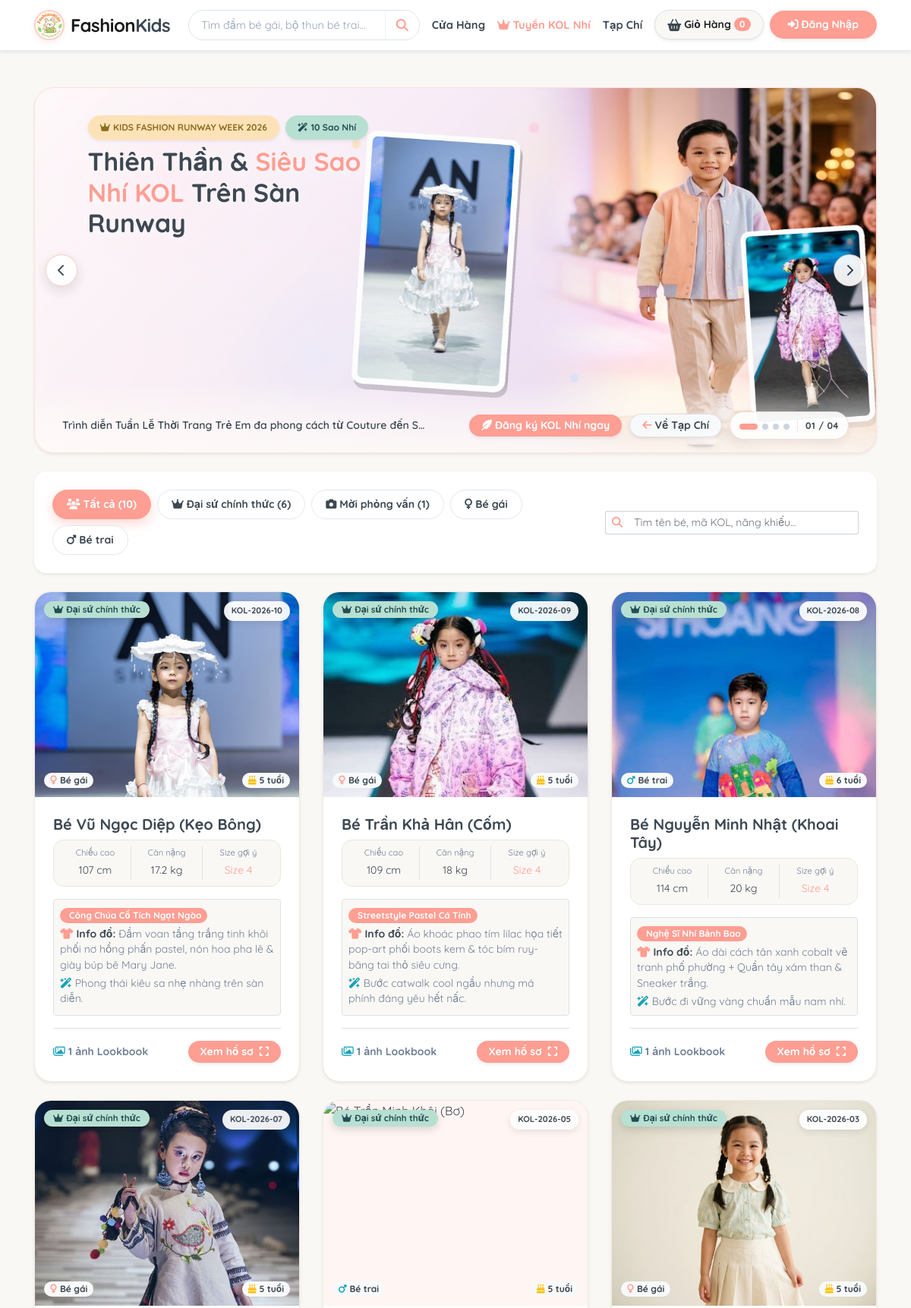
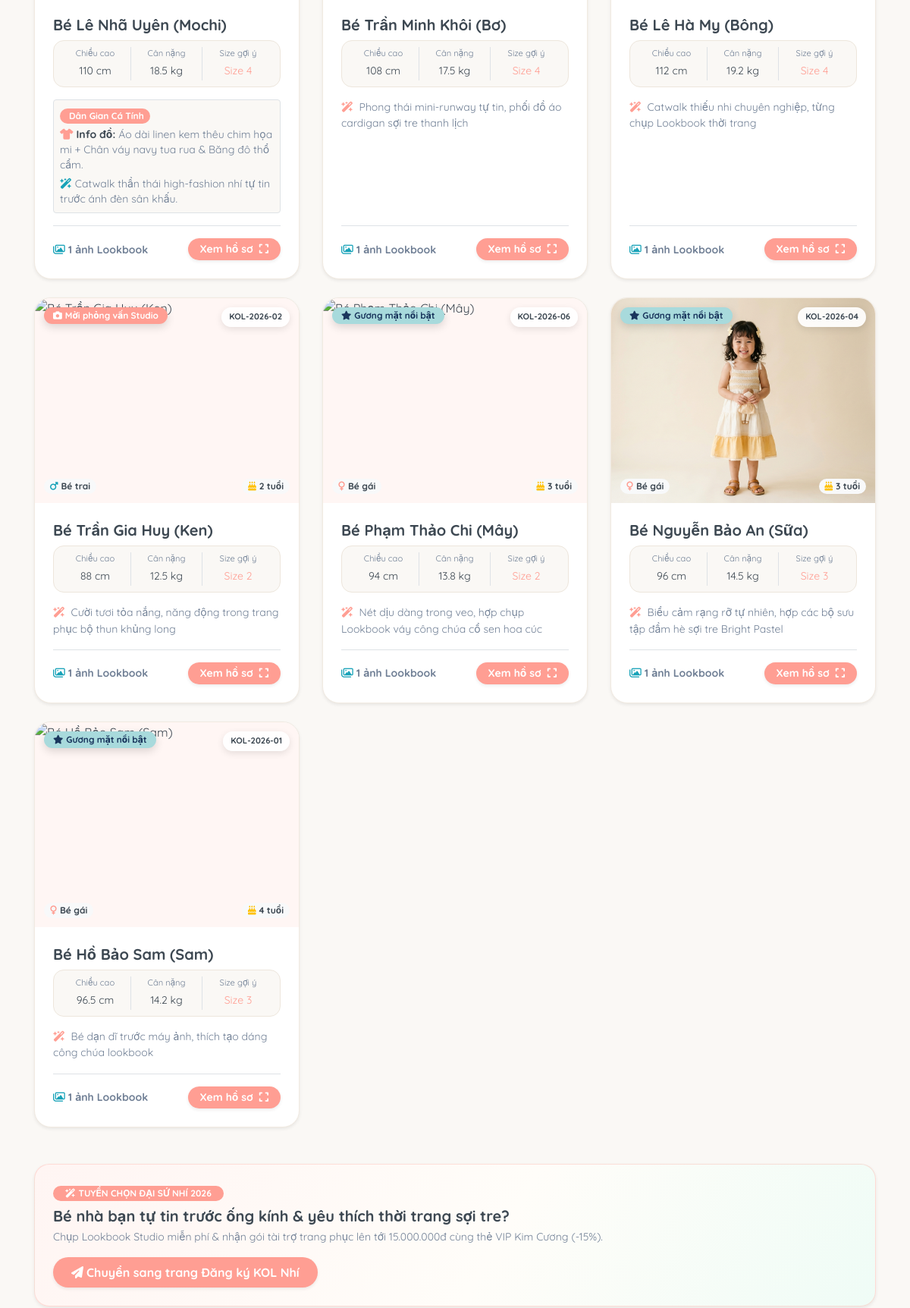
The page /views/pages/kol-stars.php (upper part) on the database its author committed (2 pictures, top to bottom).
### tables this page shows
CREATE TABLE `lnkt_dang_ky_kol_nhi` (
    `ma_ho_so` INT AUTO_INCREMENT PRIMARY KEY,
    `ma_nguoi_dung` INT NULL,
    `ho_ten_phu_huynh` VARCHAR(100) NOT NULL,
    `so_dien_thoai` VARCHAR(20) NOT NULL,
    `thu_dien_tu` VARCHAR(100) NOT NULL,
    `ho_ten_be` VARCHAR(100) NOT NULL,
    `ngay_sinh_be` DATE NOT NULL,
    `gioi_tinh_be` ENUM('be_trai', 'be_gai') NOT NULL,
    `chieu_cao_be` FLOAT NOT NULL,
    `can_nang_be` FLOAT NOT NULL,
    `danh_sach_anh` TEXT NOT NULL,
    `nang_khieu_kinh_nghiem` TEXT NULL,
    `trang_thai_duyet` ENUM('cho_duyet', 'moi_phong_van', 'trung_tuyen', 'tu_choi') NOT NULL DEFAULT 'cho_duyet',
    `ngay_nop_ho_so` DATETIME NOT NULL DEFAULT CURRENT_TIMESTAMP,
    CONSTRAINT `kn_kol_nguoi_dung` 
        FOREIGN KEY (`ma_nguoi_dung`) REFERENCES `hgb_nguoi_dung`(`ma_nguoi_dung`) 
        ON DELETE SET NULL ON UPDATE CASCADE
);

### views/pages/kol-stars.php (the view, shortened to what the rows shown need)
<?php
require_once __DIR__ . "/../layouts/header.php";
require_once __DIR__ . "/../../models/RealtimeContentModel.php";
require_once __DIR__ . "/../partials/editorial-carousel.php";
$rtModel = new RealtimeContentModel();
$allApplications = $rtModel->getKolApplications();
$kolStars = array_values(array_filter($allApplications, static function ($item) {
    return ($item['status'] ?? 'cho_duyet') !== 'tu_choi';
}));
$statusPriority = [
    'trung_tuyen'   => 1,
    'moi_phong_van' => 2,
    'cho_duyet'     => 3,
];
usort($kolStars, static function ($a, $b) use ($statusPriority) {
    $pa = $statusPriority[$a['status'] ?? 'cho_duyet'] ?? 9;
    $pb = $statusPriority[$b['status'] ?? 'cho_duyet'] ?? 9;
    if ($pa !== $pb) {
        return $pa <=> $pb;
    }
    return ((int)($b['id'] ?? 0)) <=> ((int)($a['id'] ?? 0));
});
$requestedKolId = isset($_GET['kol_id']) ? (int)$_GET['kol_id'] : 0;
?>
<div class="container my-4 my-md-5" id="fk_kol_stars_directory">
    <div class="row" id="fk_kolStarsGrid">
        <?php foreach ($kolStars as $star):
            $st = $star['status'] ?? 'cho_duyet';
            $badgeMap = [
                'trung_tuyen'   => ['Đại sứ chính thức', 'badge-mint', 'fa-crown'],
                'moi_phong_van' => ['Mời phỏng vấn Studio', 'badge-peach', 'fa-camera'],
                'cho_duyet'     => ['Gương mặt nổi bật', 'badge-sky', 'fa-star'],
            ];
            $bInfo = $badgeMap[$st] ?? $badgeMap['cho_duyet'];
            $genderKey   = ($star['gender'] ?? 'be_gai') === 'be_trai' ? 'be_trai' : 'be_gai';
            $genderLabel = $genderKey === 'be_trai' ? 'Bé trai' : 'Bé gái';
            $heightVal   = (float)($star['height_cm'] ?? 95);
            $weightVal   = (float)($star['weight_kg'] ?? 14);
            $sizeSuggest = 'Size 3 (3–4T)';
            if ($heightVal < 85 || $weightVal < 11.5) $sizeSuggest = 'Size 1 (1–2T)';
            elseif ($heightVal < 95 || $weightVal < 14) $sizeSuggest = 'Size 2 (2–3T)';
            elseif ($heightVal < 105 || $weightVal < 17) $sizeSuggest = 'Size 3 (3–4T)';
            elseif ($heightVal < 115 || $weightVal < 21) $sizeSuggest = 'Size 4 (4–5T)';
            else $sizeSuggest = 'Size 5 (5–6T)';
            $photosJson = htmlspecialchars(json_encode(array_values($star['photos'] ?? [$star['image']]), JSON_UNESCAPED_SLASHES), ENT_QUOTES, 'UTF-8');
            $searchBlob = mb_strtolower(($star['baby_name'] ?? '') . ' ' . ($star['code'] ?? '') . ' ' . ($star['talent'] ?? '') . ' ' . $genderLabel . ' ' . ($star['age_label'] ?? ''), 'UTF-8');
        ?>
            <div class="col-12 col-md-6 col-lg-4 mb-4 fk-kol-star-col"
                 data-id="<?= (int)$star['id'] ?>"
                 data-status="<?= htmlspecialchars($st) ?>"
                 data-gender="<?= htmlspecialchars($genderKey) ?>"
                 data-search="<?= htmlspecialchars($searchBlob) ?>">
                <div class="card fk-kol-dir-card h-100 shadow-sm border-0 <?= $requestedKolId === (int)$star['id'] ? 'fk-kol-highlight-ring' : '' ?>">
                    <div class="fk-kol-dir-photo-wrap">
                        <img src="<?= htmlspecialchars($star['image']) ?>"
                             alt="<?= htmlspecialchars($star['baby_name']) ?>"
                             class="fk-kol-dir-photo"
                             onerror="this.onerror=null;this.src='/FashionKids/images/kol/kol-bao-sam.jpg';">
                        <span class="badge <?= $bInfo[1] ?> fk-kol-dir-status">
                            <i class="fa-solid <?= $bInfo[2] ?> mr-1"></i><?= $bInfo[0] ?>
                        </span>
                        <span class="fk-kol-dir-code">
                            <?= htmlspecialchars($star['code'] ?? 'KOL-2026') ?>
                        </span>
                        <div class="fk-kol-dir-bottom-bar">
                            <span class="badge badge-light text-slate px-2 py-1 rounded-pill font-weight-bold">
                                <i class="fa-solid <?= $genderKey === 'be_trai' ? 'fa-mars text-info' : 'fa-venus text-peach' ?> mr-1"></i><?= $genderLabel ?>
                            </span>
                            <span class="badge badge-light text-slate px-2 py-1 rounded-pill font-weight-bold">
                                <i class="fa-solid fa-cake-candles text-warning mr-1"></i><?= htmlspecialchars($star['age_label']) ?>
                            </span>
                        </div>
                    </div>
                    <div class="card-body p-4 d-flex flex-column">
                        <h5 class="font-weight-bold text-slate mb-2">
                            <?= htmlspecialchars($star['baby_name']) ?>
                        </h5>
                        <div class="row no-gutters fk-kol-metrics-box p-2 mb-3 text-center">
                            <div class="col-4 border-right">
                                <small class="text-muted-custom d-block" style="font-size: 0.7rem;">Chiều cao</small>
                                <strong class="text-slate small"><?= rtrim(rtrim(number_format($heightVal, 1, '.', ''), '0'), '.') ?> cm</strong>
                            </div>
                            <div class="col-4 border-right">
                                <small class="text-muted-custom d-block" style="font-size: 0.7rem;">Cân nặng</small>
                                <strong class="text-slate small"><?= rtrim(rtrim(number_format($weightVal, 1, '.', ''), '0'), '.') ?> kg</strong>
                            </div>
                            <div class="col-4">
                                <small class="text-muted-custom d-block" style="font-size: 0.7rem;">Size gợi ý</small>
                                <strong class="text-peach small"><?= htmlspecialchars(explode(' ', $sizeSuggest)[0] . ' ' . (explode(' ', $sizeSuggest)[1] ?? '')) ?></strong>
                            </div>
                        </div>
                        <?php
                        $rawTalent  = (string)($star['talent'] ?? '');
                        $styleTitle = (string)($star['style_tag'] ?? '');
                        $outfitInfo = (string)($star['outfit_info'] ?? '');
                        $noteTalent = $rawTalent;
                        if ($outfitInfo === '' && preg_match('/^Phong cách:\s*([^•]+?)\s*•\s*Outfit:\s*(.+)$/u', $rawTalent, $tm)) {
                            if ($styleTitle === '') {
                                $styleTitle = trim($tm[1]);
                            }
                            $parts      = preg_split('/(?<=\.)\s+/u', trim($tm[2]), 2);
                            $outfitInfo = trim($parts[0] ?? $tm[2]);
                            $noteTalent = trim($parts[1] ?? '');
                        }
                        ?>
                        <?php if ($styleTitle !== '' || $outfitInfo !== ''): ?>
                            <div class="rounded bg-milk-cream border p-2 mb-3 flex-grow-1" style="line-height: 1.45;">
                                <?php if ($styleTitle !== ''): ?>
                                    <div class="mb-1">
                                        <span class="badge badge-pill badge-peach px-2 py-1 small">
                                            <i class="fa-solid fa-sparkles mr-1"></i><?= htmlspecialchars($styleTitle) ?>
                                        </span>
                                    </div>
                                <?php endif; ?>
                                <?php if ($outfitInfo !== ''): ?>
                                    <div class="small text-slate font-weight-bold mb-1">
                                        <i class="fa-solid fa-shirt text-peach mr-1"></i>Info đồ: <span class="font-weight-normal text-muted-custom"><?= htmlspecialchars($outfitInfo) ?></span>
                                    </div>
                                <?php endif; ?>
                                <?php if ($noteTalent !== ''): ?>
                                    <small class="text-muted-custom d-block">
                                        <i class="fa-solid fa-wand-magic-sparkles text-info mr-1"></i><?= htmlspecialchars($noteTalent) ?>
                                    </small>
                                <?php endif; ?>
                            </div>
                        <?php else: ?>
                            <p class="text-muted-custom small mb-3 flex-grow-1" style="line-height: 1.55;">
                                <i class="fa-solid fa-wand-magic-sparkles text-peach mr-1"></i>
                                <?= htmlspecialchars($rawTalent) ?>
                            </p>
                        <?php endif; ?>
                        <div class="pt-3 border-top d-flex align-items-center justify-content-between">
                            <small class="text-muted-custom font-weight-bold">
                                <i class="fa-regular fa-images text-info mr-1"></i><?= count($star['photos'] ?? [$star['image']]) ?> ảnh Lookbook
                            </small>
                            <button type="button"
                                    class="btn btn-pastel-primary btn-sm rounded-pill px-3 py-1 font-weight-bold shadow-sm fk-btn-open-kol-modal"
                                    data-id="<?= (int)$star['id'] ?>"
                                    data-code="<?= htmlspecialchars($star['code'] ?? '') ?>"
                                    data-name="<?= htmlspecialchars($star['baby_name']) ?>"
                                    data-age="<?= htmlspecialchars($star['age_label']) ?>"
                                    data-gender="<?= htmlspecialchars($genderLabel) ?>"
                                    data-height="<?= htmlspecialchars((string)$heightVal) ?>"
                                    data-weight="<?= htmlspecialchars((string)$weightVal) ?>"
                                    data-size="<?= htmlspecialchars($sizeSuggest) ?>"
                                    data-status="<?= htmlspecialchars($bInfo[0]) ?>"
                                    data-badge="<?= htmlspecialchars($bInfo[1]) ?>"
                                    data-talent="<?= htmlspecialchars($star['talent']) ?>"
                                    data-guardian="<?= htmlspecialchars($star['guardian_name'] ?? 'Phụ huynh đồng hành') ?>"
                                    data-photos="<?= $photosJson ?>"
                                    onclick="fkOpenKolStarModal(this)">
                                Xem hồ sơ <i class="fa-solid fa-expand ml-1"></i>
                            </button>
                        </div>
                    </div>
                </div>
            </div>
        <?php endforeach; ?>
    </div>
</div>
<?php require_once __DIR__ . "/../layouts/footer.php"; ?>

### rows shown on the page
lnkt_dang_ky_kol_nhi: shows a picture, trang_thai_duyet "Đại sứ chính thức", code "KOL-2026-10", gioi_tinh_be "Bé gái", age_label "5 tuổi", ho_ten_be "Bé Vũ Ngọc Diệp (Kẹo Bông)", chieu_cao_be "107", can_nang_be "17.2", chieu_cao_be+can_nang_be "Size 4", styleTitle "Công Chúa Cổ Tích Ngọt Ngào", outfitInfo "Đầm voan tầng trắng tinh khôi phối nơ hồng phấn pastel, nón hoa pha lê & giày búp bê Mary Jane.", noteTalent "Phong thái kiêu sa nhẹ nhàng trên sàn diễn.", count($star['photos'] ?? [$star['image']]) "1"
lnkt_dang_ky_kol_nhi: shows a picture, trang_thai_duyet "Đại sứ chính thức", code "KOL-2026-09", gioi_tinh_be "Bé gái", age_label "5 tuổi", ho_ten_be "Bé Trần Khả Hân (Cốm)", chieu_cao_be "109", can_nang_be "18", chieu_cao_be+can_nang_be "Size 4", styleTitle "Streetstyle Pastel Cá Tính", outfitInfo "Áo khoác phao tím lilac họa tiết pop-art phối boots kem & tóc bím ruy-băng tai thỏ siêu cưng.", noteTalent "Bước catwalk cool ngầu nhưng má phính đáng yêu hết nấc.", count($star['photos'] ?? [$star['image']]) "1"
lnkt_dang_ky_kol_nhi: shows a picture, trang_thai_duyet "Đại sứ chính thức", code "KOL-2026-08", gioi_tinh_be "Bé trai", age_label "6 tuổi", ho_ten_be "Bé Nguyễn Minh Nhật (Khoai Tây)", chieu_cao_be "114", can_nang_be "20", chieu_cao_be+can_nang_be "Size 4", styleTitle "Nghệ Sĩ Nhí Bảnh Bao", outfitInfo "Áo dài cách tân xanh cobalt vẽ tranh phố phường + Quần tây xám than & Sneaker trắng.", noteTalent "Bước đi vững vàng chuẩn mẫu nam nhí.", count($star['photos'] ?? [$star['image']]) "1"
lnkt_dang_ky_kol_nhi: shows a picture, trang_thai_duyet "Đại sứ chính thức", code "KOL-2026-07", gioi_tinh_be "Bé gái", age_label "5 tuổi", ho_ten_be "Bé Lê Nhã Uyên (Mochi)", chieu_cao_be "110", can_nang_be "18.5", chieu_cao_be+can_nang_be "Size 4", styleTitle "Dân Gian Cá Tính", outfitInfo "Áo dài linen kem thêu chim họa mi + Chân váy navy tua rua & Băng đô thổ cẩm.", noteTalent "Catwalk thần thái high-fashion nhí tự tin trước ánh đèn sân khấu.", count($star['photos'] ?? [$star['image']]) "1"
lnkt_dang_ky_kol_nhi: trang_thai_duyet "Đại sứ chính thức", code "KOL-2026-05", gioi_tinh_be "Bé trai", age_label "5 tuổi", ho_ten_be "Bé Trần Minh Khôi (Bơ)", chieu_cao_be "108", can_nang_be "17.5", chieu_cao_be+can_nang_be "Size 4", nang_khieu_kinh_nghiem "Phong thái mini-runway tự tin, phối đồ áo cardigan sợi tre thanh lịch", count($star['photos'] ?? [$star['image']]) "1"
lnkt_dang_ky_kol_nhi: shows a picture, trang_thai_duyet "Đại sứ chính thức", code "KOL-2026-03", gioi_tinh_be "Bé gái", age_label "5 tuổi", ho_ten_be "Bé Lê Hà My (Bông)", chieu_cao_be "112", can_nang_be "19.2", chieu_cao_be+can_nang_be "Size 4", nang_khieu_kinh_nghiem "Catwalk thiếu nhi chuyên nghiệp, từng chụp Lookbook thời trang", count($star['photos'] ?? [$star['image']]) "1"
lnkt_dang_ky_kol_nhi: trang_thai_duyet "Mời phỏng vấn Studio", code "KOL-2026-02", gioi_tinh_be "Bé trai", age_label "2 tuổi", ho_ten_be "Bé Trần Gia Huy (Ken)", chieu_cao_be "88", can_nang_be "12.5", chieu_cao_be+can_nang_be "Size 2", nang_khieu_kinh_nghiem "Cười tươi tỏa nắng, năng động trong trang phục bộ thun khủng long", count($star['photos'] ?? [$star['image']]) "1"
lnkt_dang_ky_kol_nhi: trang_thai_duyet "Gương mặt nổi bật", code "KOL-2026-06", gioi_tinh_be "Bé gái", age_label "3 tuổi", ho_ten_be "Bé Phạm Thảo Chi (Mây)", chieu_cao_be "94", can_nang_be "13.8", chieu_cao_be+can_nang_be "Size 2", nang_khieu_kinh_nghiem "Nét dịu dàng trong veo, hợp chụp Lookbook váy công chúa cổ sen hoa cúc", count($star['photos'] ?? [$star['image']]) "1"
lnkt_dang_ky_kol_nhi: shows a picture, trang_thai_duyet "Gương mặt nổi bật", code "KOL-2026-04", gioi_tinh_be "Bé gái", age_label "3 tuổi", ho_ten_be "Bé Nguyễn Bảo An (Sữa)", chieu_cao_be "96", can_nang_be "14.5", chieu_cao_be+can_nang_be "Size 3", nang_khieu_kinh_nghiem "Biểu cảm rạng rỡ tự nhiên, hợp các bộ sưu tập đầm hè sợi tre Bright Pastel", count($star['photos'] ?? [$star['image']]) "1"
lnkt_dang_ky_kol_nhi: trang_thai_duyet "Gương mặt nổi bật", code "KOL-2026-01", gioi_tinh_be "Bé gái", age_label "4 tuổi", ho_ten_be "Bé Hồ Bảo Sam (Sam)", chieu_cao_be "96.5", can_nang_be "14.2", chieu_cao_be+can_nang_be "Size 3", nang_khieu_kinh_nghiem "Bé dạn dĩ trước máy ảnh, thích tạo dáng công chúa lookbook", count($star['photos'] ?? [$star['image']]) "1"

### other values the page prints
$cartTotalQty "0"
$bd['html'] "KIDS FASHION RUNWAY WEEK 2026"
$bd['html'] "10 Sao Nhí"
$s['title'] "Thiên Thần & Siêu Sao Nhí KOL Trên Sàn Runway"
$s['sub'] "Trình diễn Tuần Lễ Thời Trang Trẻ Em đa phong cách từ Couture đến S…"
$s['cta_text'] "Đăng ký KOL Nhí ngay"
$s['cta2_text'] "Về Tạp Chí"
$counterText "01 / 04"
count($kolStars) "10"
$countWinner "6"
$countInterview "1"
